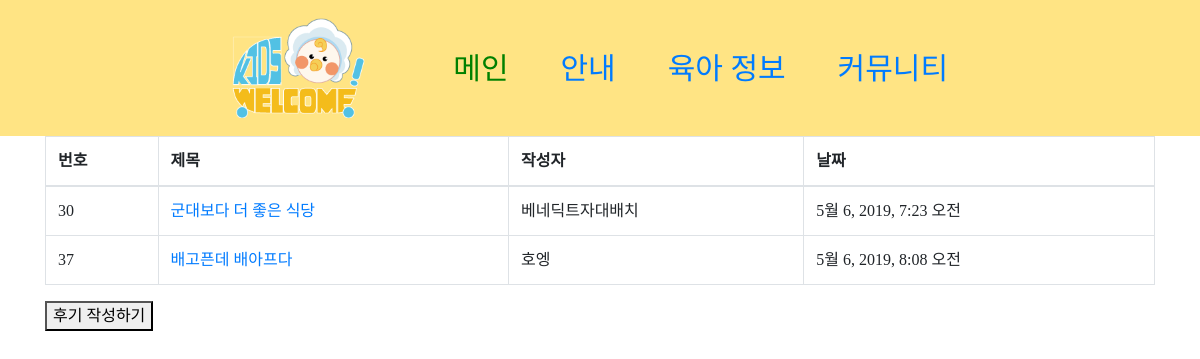
Page /zone/99/comment/ on the committed database.
### zone/models.py (models this page shows)
class Review(models.Model):
        title = models.CharField(max_length=30)
        writer = models.CharField(max_length=100)
        your_review = models.TextField()
        image = models.FileField()
        password = models.CharField(max_length=50)
        kidszoneID = models.IntegerField(blank=True, default=0)
        created_at=models.DateTimeField(auto_now_add=True)
        updated_at=models.DateTimeField(auto_now=True)

### zone/views.py (the view)
# urls.py: path('<int:id>/comment/', views.comment, name="comment"),
def comment(request,id):
    reviews = Review.objects.filter(kidszoneID = id)
    kidszoneid = id
    return render(request,'zone/comment.html',{ 'reviews': reviews, 'kidszoneid': kidszoneid })

### zone/templates/zone/comment.html
{% extends 'base.html' %}
{% block content %}
<div class="container">
    <table class="table table-bordered table-hover">
        <thead class="th">
            <tr>
                <th>번호</th>
                <th>제목</th>
                <th>작성자</th>
                <th>날짜</th>
            </tr>
        </thead>
        <tbody>
            {% for adj in reviews %}
            <tr>
                <td>{{ adj.pk }}</td>
                <td>
                <a href="{% url 'co_show' id=adj.id %}">{{ adj.title }}</a>
                </td>
                <td>{{ adj.writer }}</td>
                <td>{{ adj.created_at }}</td>
            </tr>
            {% endfor %}
        </tbody>
    </table>
    <form action="{% url 'co_create' kidszoneid %}" method="GET">
        <button type="submit">후기 작성하기</button>
    </form>
</div>
{% endblock %}

### static/css/menu.css (style rules this page uses)
.container { font-family: 'yg-jalnan'; }

### rows in the picture
Review: pk "30", title "군대보다 더 좋은 식당", writer "베네딕트자대배치", created_at "5월 6, 2019, 7:23 오전"
Review: pk "37", title "배고픈데 배아프다", writer "호엥", created_at "5월 6, 2019, 8:08 오전"
